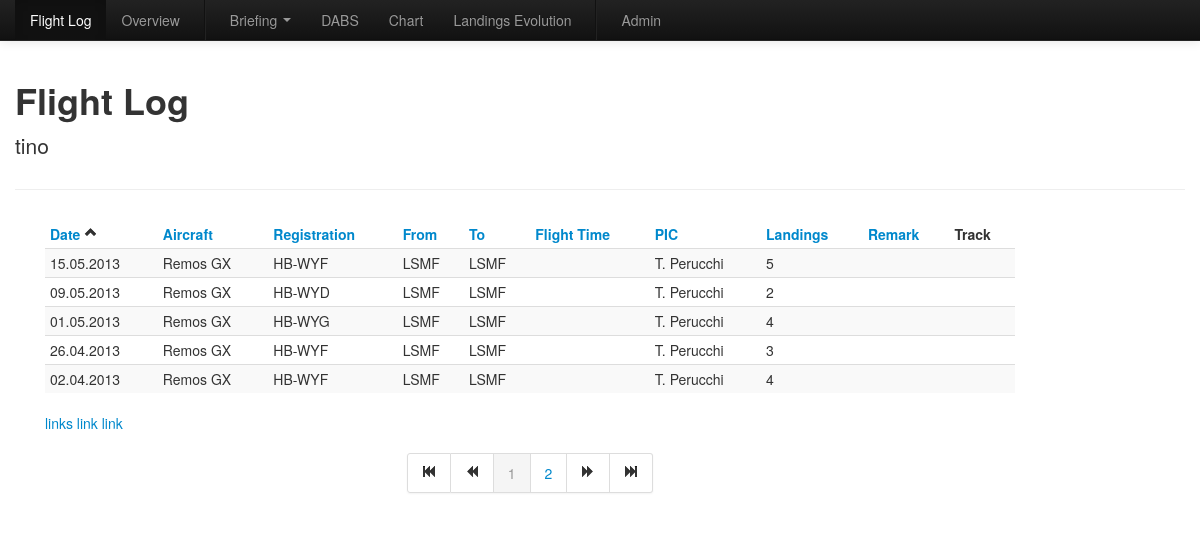
The page /flightlog.html?sort=date (signed in) on the database as committed earlier.
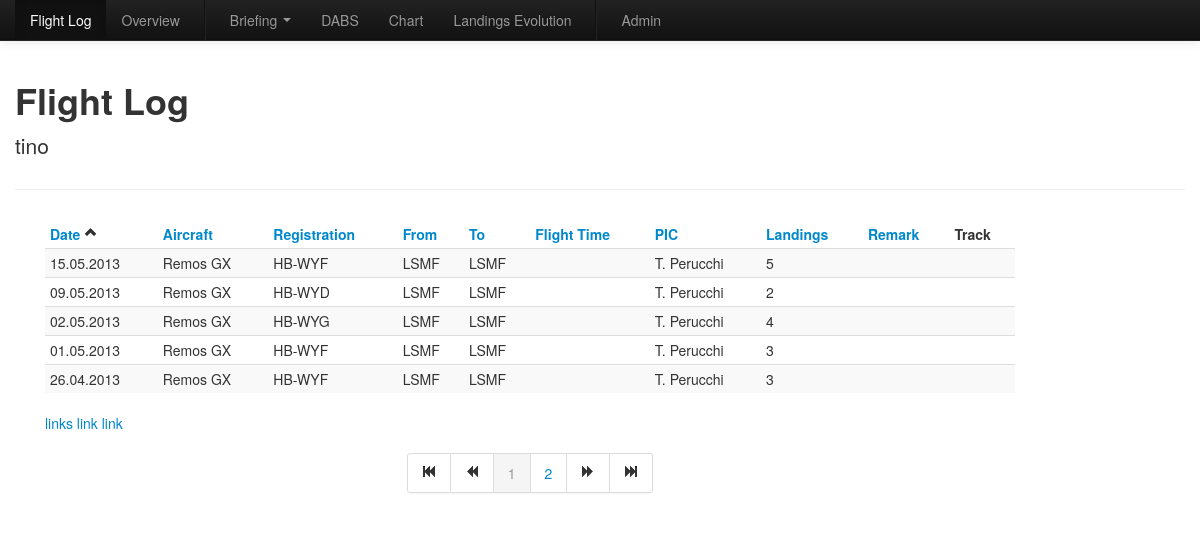
The same page on the database as committed later.
### flightlog/models.py (models this page shows, shortened)
class Flight(models.Model):
    OPERATION = (('se','Single Engine'),
                 ('me','Multiple Engine'))
    FUNCTION = (('pic','PIC'),
                ('copi','Copi'),
                ('dual','Dual'),
                ('instructor','Instructor'))
    owner = models.ForeignKey(User,related_name='flights')
    aircraft = models.ForeignKey(Aircraft, related_name='flights')
    date = models.DateField(default=datetime.now)
    fromAirport = models.CharField(max_length=4, verbose_name='from', default='LSMF')
    toAirport = models.CharField(max_length=4, verbose_name='to', default='LSMF')
    departure_time = models.TimeField()
    arrival_time = models.TimeField()
    operation = models.CharField(max_length=20, choices=OPERATION, default='se')
    pic = models.ForeignKey(Pilot, related_name='flights')
    landings = models.PositiveIntegerField(default=1)
    night = models.BooleanField(default=False)
    ifr = models.BooleanField(default=False)
    function = models.CharField(max_length=20, choices=FUNCTION, default='pic')
    remark = models.TextField(blank=True)
    gpsdata = models.FileField(upload_to='documents/%Y/%m/%d/%H/%M/%S/', blank=True)
    def flightTime(self):
        start = self.departure_time
        end = self.arrival_time
        startdelta=timedelta(hours=start.hour,minutes=start.minute,seconds=start.second)
        enddelta=timedelta(hours=end.hour,minutes=end.minute,seconds=end.second)
        d =(enddelta-startdelta)
        return int(d.total_seconds())
    def flightTimeFormatted(self):
        return utilities.flightTimeFormatted(self.flightTime())

class Aircraft(models.Model):
    MODELS = (('remosGx', 'Remos GX'),
              ('ch60', 'CH 60'))
    REGISTRATIONS = (('hbwyd','HB-WYD'),
                     ('hbwyf','HB-WYF'),
                     ('hbwyg','HB-WYG'),
                     ('hbykm','HB-YKM'))
    owner = models.ForeignKey(User, related_name='aircrafts')
    model = models.CharField(max_length=10, choices=MODELS)
    registration = models.CharField(max_length=6, choices=REGISTRATIONS)

class Pilot(models.Model):
    owner = models.ForeignKey(User, related_name='pilots')
    name = models.CharField(max_length=15)
    lastName = models.CharField(max_length=15)
    def __unicode__(self):
        return self.name[0] + ". " +self.lastName

### flightlog/views.py (the view)
# urls.py: url(r'^overview/(?P<year>\d+)/', 'flightlog.views.overview'),
@login_required
def flightlog(request):
    user_profile = request.user.account
    expireData = user_profile.expireData
    print expireData
    sort = request.GET.get('sort')
    page = request.GET.get('page')
    if sort is None:
        sort = 'date'
    sortBySuffix = '&sort=%s' % sort
    flights = M.Flight.objects.filter(owner=request.user)
    if page is None:
        toggleSort(sort)
    if sort == 'flight_time':
        if headers['flight_time'] == "des":
            flights = sorted(flights, key=lambda a: a.flightTime(), reverse=True)
        else:
            flights = sorted(flights, key=lambda a: a.flightTime())
    else:
        flights = flights.order_by(sort)
        if headers[sort] == "des":
            flights = flights.reverse()
    paginator = Paginator(flights, 5)
    page = request.GET.get('page')
    try:
        gamesPage = paginator.page(page)
    except PageNotAnInteger:
        gamesPage = paginator.page(1)
    except EmptyPage:
        gamesPage = paginator.page(1) #paginator.num_pages)
    finally:
        HALF_RANGE = 5
        RANGE_SIZE = 2*HALF_RANGE + 1
        minPage = max(1, min(gamesPage.number - HALF_RANGE, paginator.num_pages - RANGE_SIZE + 1))
        maxPage = min(max(gamesPage.number + HALF_RANGE, RANGE_SIZE), paginator.num_pages)
        displayedPages = range(minPage, maxPage+1)
    return django.shortcuts.render(request,
                                   'flightlog/flightlog.html',
                                   {'games_list' : gamesPage,
                                   'sorted_by_suffix' : sortBySuffix,
                                   'displayed_pages' : displayedPages,
                                   'flights': flights})

### flightlog/views.py (called while the page is built)
def toggleSort(sort):
    if headers[sort] == "des":
        headers[sort] = "asc"
    else:
        headers[sort] = "des"

### templates/flightlog/flightlog.html (shortened to what this page needs)
{% extends "flightlog/base.html" %}
{% block navigation_log %}class="active"{% endblock %}
{% block content_header %}
<div class="page-header">
	<h1>Flight Log</h1>
    <p class="lead"> {{ user.username}}</p>
</div>
{% endblock %}
{% block content %}
<div class="span10 offset0">
   {% if games_list %}
   <table id="myTable" class="table table-striped table-condensed table-hover">
      <thead>
         <tr>
            <th><a href="flightlog.html?sort=date">Date <i class="icon-chevron-up"></a></th>
            <th><a href="flightlog.html?sort=aircraft__model">Aircraft </a></th>
            <th><a href="flightlog.html?sort=aircraft__registration">Registration </a></th>
            <th><a href="flightlog.html?sort=fromAirport">From</a></th>
            <th><a href="flightlog.html?sort=toAirport">To</a></th>
            <th><a href="flightlog.html?sort=flight_time">Flight Time </a></th>
            <th><a href="flightlog.html?sort=pic">PIC </a></th>
            <th><a href="flightlog.html?sort=landings">Landings </a></th>
            <th><a href="flightlog.html?sort=remark">Remark </a></th>
            <th>Track</th>
         </tr>
      </thead>
      <tbody>
         {% for flight in games_list %}
         <tr>
            <td>{{ flight.date|date:"d.m.Y" }}</i></td>
            <td>{{ flight.aircraft.get_model_display }}</td>
            <td>{{ flight.aircraft.get_registration_display }}</td>
            <td>{{ flight.fromAirport }}</td>
            <td>{{ flight.toAirport }}</td>
            <td>{{ flight.flightTimeFormatted}}</td>
            <td>{{ flight.pic}}</td>
            <td>{{ flight.landings }}</td>
            <td>{% if flight.remark %}<a href="http://maps.google.com/maps/ms?{{ flight.remark }}" target="_blank"><i class="icon-globe"></i></a>{% endif %}</td>
            <td>{% if flight.gpsdata %}<a href="http://maps.google.com?q=127.0.0.1:8000/{{ flight.gpsdata.url }}"><i class="icon-globe"></i></a>{% endif %}</td>
         </tr>
         {% endfor %}
      </tbody>
   </table>
   {% else %}
   {% if date_title %}
   <p>This player did not participate during {{ date_title|lower }}.</p>
   {% else %}
   <p>No games are available for this player.</p>
   {% endif %}
   {% endif %}
   <a mimetype="application/vnd.google-earth.kml+xml" href="http://maps.google.com?q=https://dl.dropboxusercontent.com/u/92724279/VoloLucomagnoGE.kml"> links</a>
    <a mimetype="application/vnd.google-earth.kml+xml" href="https://maps.google.com/maps/ms?msa=0&msid=217968750089339292076.0004db9b4f5935a9169df" target="_blank"> link</a>
   <a mimetype="application/vnd.google-earth.kml+xml" href="https://sites.google.com/site/testxx1212/list/Volo%20Lucomagno%20GE.kml?attredirects=0&d=1"> link</a>
   {% if games_list.paginator.num_pages > 1 %}
    <div class="pagination pagination-centered">
    <ul>
    {% if games_list.has_previous %}
    <li><a href="flightlog.html?page=1{{ sorted_by_suffix }}"><i class="icon-fast-backward"></i></a></li>
    <li><a href="flightlog.html?page={{ games_list.previous_page_number }}{{ sorted_by_suffix }}""><i class="icon-backward"></i></a></li>
    {% else %}
    <li class="disabled"><a href="flightlog.html?page={{ games_list.number }}{{ sorted_by_suffix }}""><i class="icon-fast-backward"></i></a></li>
    <li class="disabled"><a href="flightlog.html?page={{ games_list.number }}{{ sorted_by_suffix }}""><i class="icon-backward"></i></a></li>
    {% endif %}
    {% for page in displayed_pages %}
    {% if page == games_list.number %}
    <li class="active"><a href="flightlog.html?page={{ page }}{{ sorted_by_suffix }}"">{{ page }}</a></li>
    {% else %}
    <li><a href="flightlog.html?page={{ page }}{{ sorted_by_suffix }}"">{{ page }}</a></li>
    {% endif %}
    {% endfor %}
    {% if games_list.has_next %}
    <li><a href="flightlog.html?page={{ games_list.next_page_number }}{{ sorted_by_suffix }}""><i class="icon-forward"></i></a></li>
    <li><a href="flightlog.html?page={{ games_list.paginator.num_pages }}{{ sorted_by_suffix }}""><i class="icon-fast-forward"></i></a></li>
    {% else %}
    <li class="disabled"><a href="flightlog.html?page={{ games_list.number }}{{ sorted_by_suffix }}""><i class="icon-forward"></i></a></li>
    <li class="disabled"><a href="flightlog.html?page={{ games_list.number }}{{ sorted_by_suffix }}""><i class="icon-fast-forward"></i></a></li>
    {% endif %}
    </ul>
    </div>
   {% endif %}
</div>
</div>
{% endblock %}

### templates/flightlog/base.html (shortened to what this page needs)
<!DOCTYPE html>
<html lang="en"><head><meta http-equiv="Content-Type" content="text/html; charset=UTF-8">
      <style type="text/css"></style></head>
   <body>
      <link href="{{ STATIC_URL }}bootstrap/css/bootstrap.css" rel="stylesheet">
         <link href="{{ STATIC_URL }}bootstrap/css/bootstrap-responsive.css" rel="stylesheet">
            {% block navigation %}
            <div class="navbar navbar-inverse navbar-fixed-top">
               <div class="navbar-inner">
                  <div class="container">
                     <div class="nav-collapse collapse">
                        <ul class="nav">
                           <li {% block navigation_log %}{% endblock %}><a href="/flightlog.html">Flight Log</a></li>
                           <li {% block navigation_overview %}{% endblock %}><a href="/overview.html">Overview</a></li>
                           <li class="divider-vertical"></li>
                           <li {% block navigation_briefing %}{% endblock %} class="dropdown" >
                              <a data-toggle="dropdown" class="dropdown-toggle" href="#">Briefing <b class="caret"></b></a>
                           </li>
                           <li {% block navigation_dabs %}{% endblock %}><a href="/dabs.html">DABS</a></li>
                           <li {% block navigation_ranking %}{% endblock %}><a href="/chart.html">Chart</a></li>
                           <li {% block navigation_chart %}{% endblock %}><a href="/landings_chart.html">Landings Evolution</a></li>
                           <li class="divider-vertical"></li>
                           <li><a href="/admin/">Admin</a></li>
                        </ul>
                     </div>
                  </div>
               </div>
            </div>
            {% endblock %}
            <div class="container">
               {% block content_header %}{% endblock %}
               {% block content %}{% endblock %}
   </body><link rel="stylesheet" type="text/css"></html>

Rows that differ between the two databases and show on the page:
no longer on this page (row edited): Flight: date "02.04.2013", aircraft.model "Remos GX", aircraft.registration "HB-WYF", fromAirport "LSMF", toAirport "LSMF", pic "T. Perucchi", landings "4"
changed Flight "HB-WYG": date "01.05.2013" → "02.05.2013"
added Flight: date "01.05.2013", aircraft.model "Remos GX", aircraft.registration "HB-WYF", fromAirport "LSMF", toAirport "LSMF", pic "T. Perucchi", landings "3"
